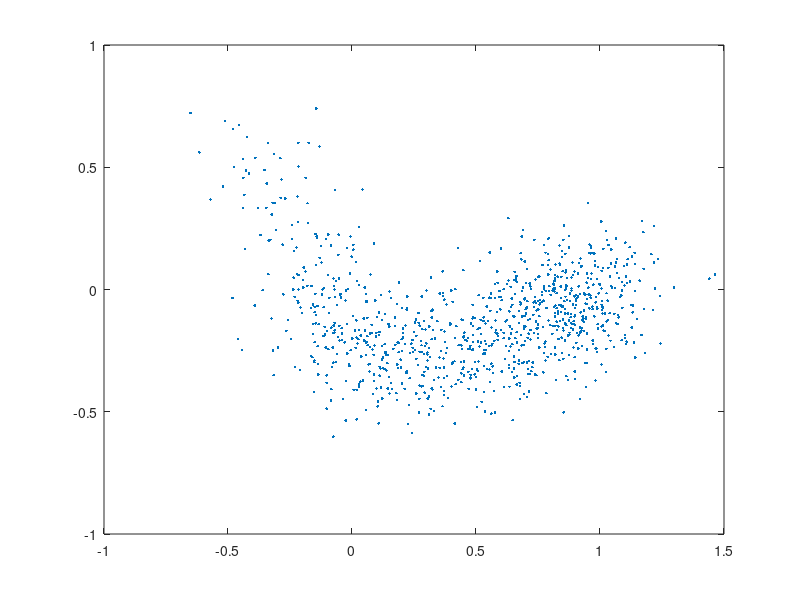

The MATLAB source for this figure: (Note: this script raises an error after producing the figure.)


clear all
close all

%% 
% 
% addpath(genpath('/media/disk/users/valero/FUMADAS/RBIG_2017/'))

%% DATA
rng(123)
Ns = 1000;
aux_X = randn(1,Ns);

X(1,:) = cos(aux_X);
X(2,:) = sinc(aux_X);

X = X + 0.2*randn(size(X));
X = [0.5 0.5;-0.5 0.5]*X;

figure
plot(X(1,:),X(2,:),'.')

%% RBIG. Learning the transformation that gaussianizes the data 

[datT, Trans, PARAMS] = RBIG_2017(X);

figure
plot(datT(1,:),datT(2,:),'.')
axis equal

%% APPLY learned transformation to new data

[datT2] = apply_RBIG_2017(X,Trans);

sum(sum((datT-datT2).^2))

%% SYNTHESZING new data from "Gaussian" data

dat_rnd = randn(2,Ns);
[dat2] = inv_RBIG_2017(dat_rnd,Trans);

figure
plot(X(1,:),X(2,:),'.')
hold on
plot(dat2(1,:),dat2(2,:),'r.')

legend('original','synthetic')

